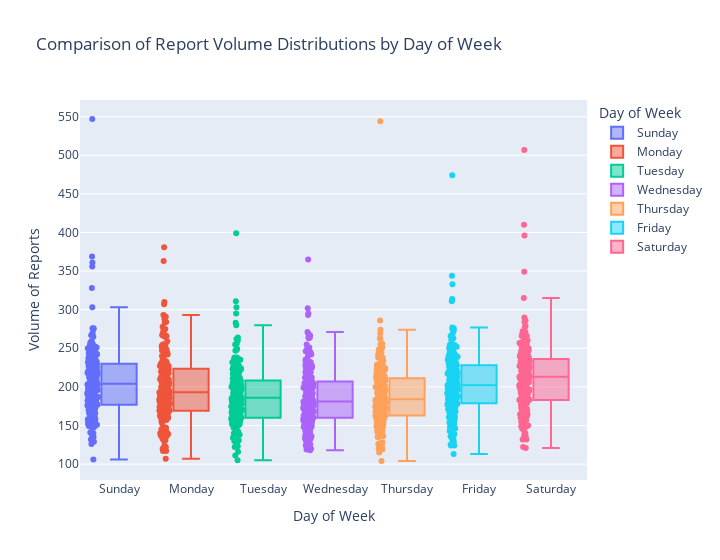

Source (notebook cell):
### Code cell
daily_report_counts_us['day_of_week'] = daily_report_counts_us.index.day_name()
fig = px.box(daily_report_counts_us,
  y='reports',
  x='day_of_week',
  points="all",
  color='day_of_week',
  width=720,
  title='Comparison of Report Volume Distributions by Day of Week',
  labels={
    'reports': 'Volume of Reports',
    'day_of_week': 'Day of Week'
  }
)
fig.show()

### Figure 1 — Plotly figure (JSON) as saved in the notebook; plotly's stock layout.template omitted (floating-point values rounded to 4 significant figures; data arrays with more than 128 entries replaced by an {"elided": "..."} marker saying what was removed)
{"data": [{"alignmentgroup": "True", "boxpoints": "all", "hovertemplate": "Day of Week=%{x}<br>Volume of Reports=%{y}<extra></extra>", "legendgroup": "Sunday", "marker": {"color": "#636efa"}, "name": "Sunday", "notched": false, "offsetgroup": "Sunday", "orientation": "v", "showlegend": true, "type": "box", "x": {"elided": "217 str values"}, "x0": " ", "xaxis": "x", "y": {"elided": "217 int values"}, "y0": " ", "yaxis": "y"}, {"alignmentgroup": "True", "boxpoints": "all", "hovertemplate": "Day of Week=%{x}<br>Volume of Reports=%{y}<extra></extra>", "legendgroup": "Monday", "marker": {"color": "#EF553B"}, "name": "Monday", "notched": false, "offsetgroup": "Monday", "orientation": "v", "showlegend": true, "type": "box", "x": {"elided": "217 str values"}, "x0": " ", "xaxis": "x", "y": {"elided": "217 int values"}, "y0": " ", "yaxis": "y"}, {"alignmentgroup": "True", "boxpoints": "all", "hovertemplate": "Day of Week=%{x}<br>Volume of Reports=%{y}<extra></extra>", "legendgroup": "Tuesday", "marker": {"color": "#00cc96"}, "name": "Tuesday", "notched": false, "offsetgroup": "Tuesday", "orientation": "v", "showlegend": true, "type": "box", "x": {"elided": "217 str values"}, "x0": " ", "xaxis": "x", "y": {"elided": "217 int values"}, "y0": " ", "yaxis": "y"}, {"alignmentgroup": "True", "boxpoints": "all", "hovertemplate": "Day of Week=%{x}<br>Volume of Reports=%{y}<extra></extra>", "legendgroup": "Wednesday", "marker": {"color": "#ab63fa"}, "name": "Wednesday", "notched": false, "offsetgroup": "Wednesday", "orientation": "v", "showlegend": true, "type": "box", "x": {"elided": "217 str values"}, "x0": " ", "xaxis": "x", "y": {"elided": "217 int values"}, "y0": " ", "yaxis": "y"}, {"alignmentgroup": "True", "boxpoints": "all", "hovertemplate": "Day of Week=%{x}<br>Volume of Reports=%{y}<extra></extra>", "legendgroup": "Thursday", "marker": {"color": "#FFA15A"}, "name": "Thursday", "notched": false, "offsetgroup": "Thursday", "orientation": "v", "showlegend": true, "type": "box", "x": {"elided": "217 str values"}, "x0": " ", "xaxis": "x", "y": {"elided": "217 int values"}, "y0": " ", "yaxis": "y"}, {"alignmentgroup": "True", "boxpoints": "all", "hovertemplate": "Day of Week=%{x}<br>Volume of Reports=%{y}<extra></extra>", "legendgroup": "Friday", "marker": {"color": "#19d3f3"}, "name": "Friday", "notched": false, "offsetgroup": "Friday", "orientation": "v", "showlegend": true, "type": "box", "x": {"elided": "217 str values"}, "x0": " ", "xaxis": "x", "y": {"elided": "217 int values"}, "y0": " ", "yaxis": "y"}, {"alignmentgroup": "True", "boxpoints": "all", "hovertemplate": "Day of Week=%{x}<br>Volume of Reports=%{y}<extra></extra>", "legendgroup": "Saturday", "marker": {"color": "#FF6692"}, "name": "Saturday", "notched": false, "offsetgroup": "Saturday", "orientation": "v", "showlegend": true, "type": "box", "x": {"elided": "217 str values"}, "x0": " ", "xaxis": "x", "y": {"elided": "217 int values"}, "y0": " ", "yaxis": "y"}], "layout": {"boxmode": "overlay", "legend": {"title": {"text": "Day of Week"}, "tracegroupgap": 0}, "title": {"text": "Comparison of Report Volume Distributions by Day of Week"}, "width": 720, "xaxis": {"anchor": "y", "categoryarray": ["Sunday", "Monday", "Tuesday", "Wednesday", "Thursday", "Friday", "Saturday"], "categoryorder": "array", "domain": [0, 1], "title": {"text": "Day of Week"}}, "yaxis": {"anchor": "x", "domain": [0, 1], "title": {"text": "Volume of Reports"}}}}
